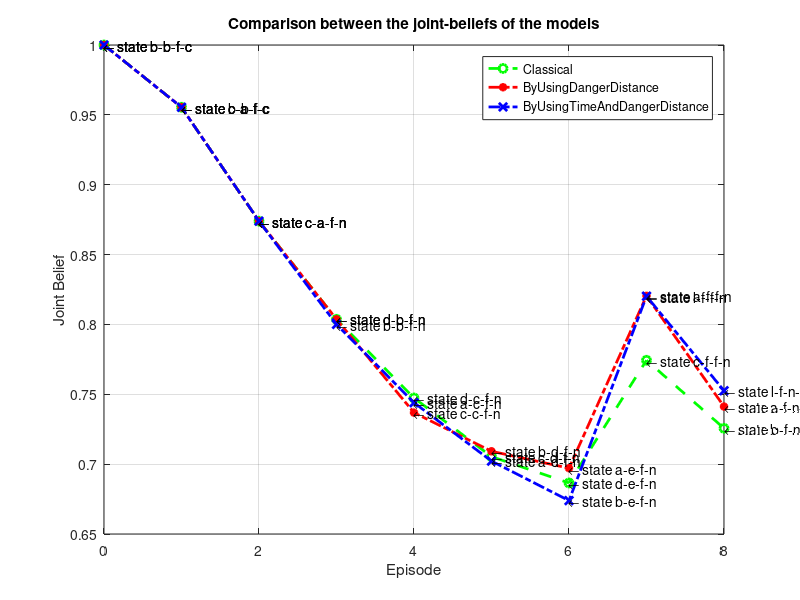
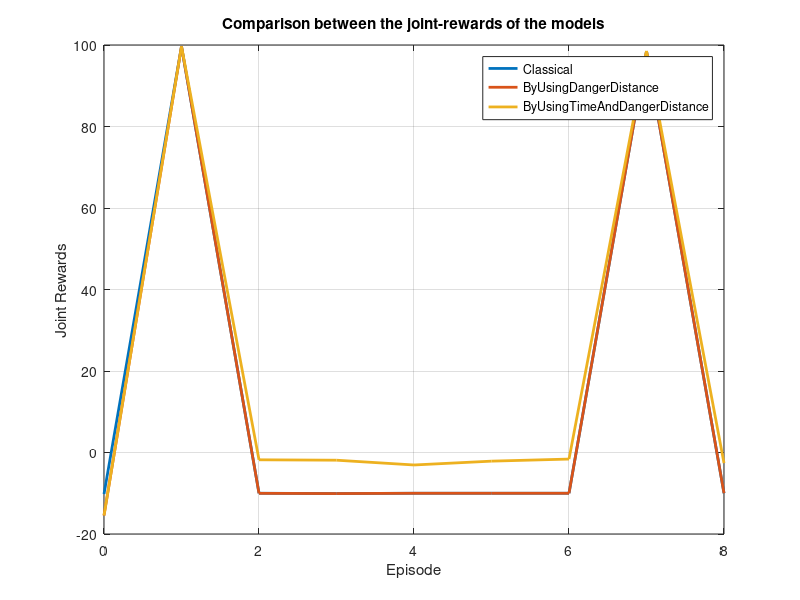
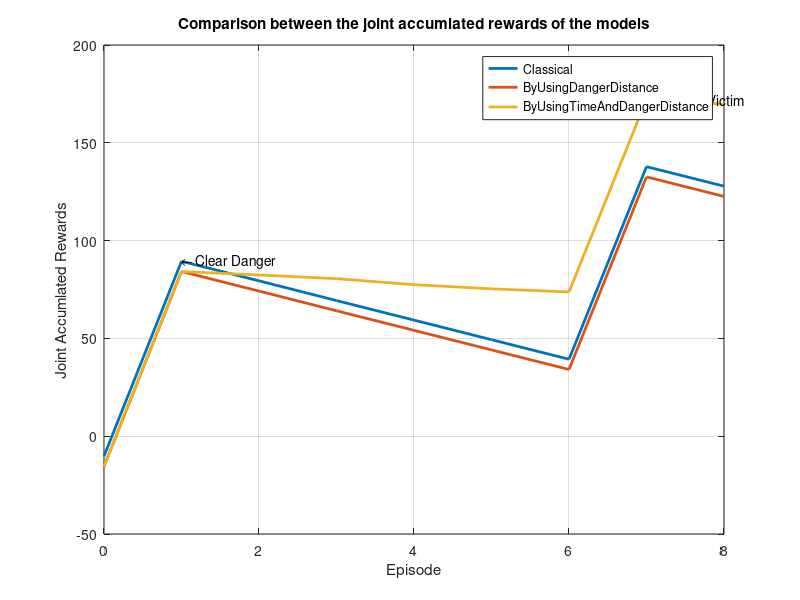
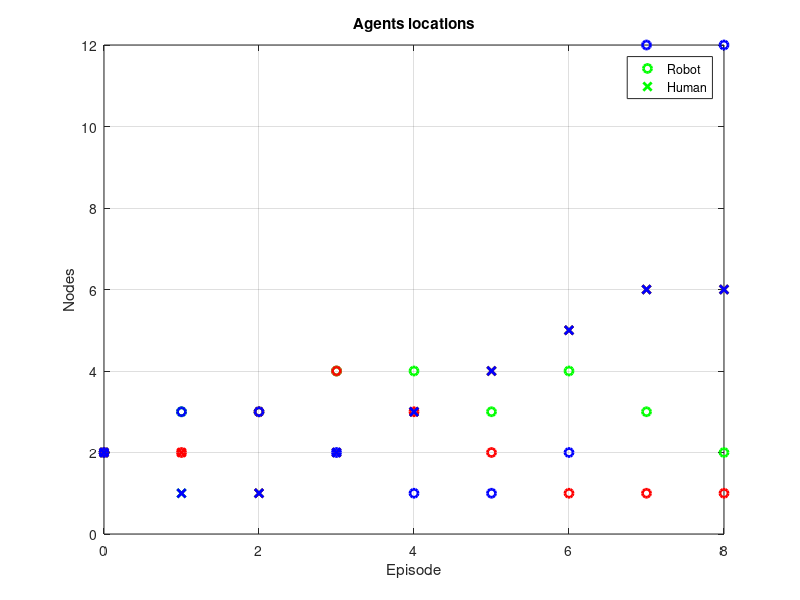

Write MATLAB code to recreate these figures, in order.
%----------------------Plot the joint beliefs----------------
%v3_3
Episode = [0 1 2 3 4 5 6 7 8]; 
Joint_Belief1=[1 0.955433 0.873915 0.803682 0.747376 0.705382 0.686528 0.774354 0.725652];
Joint_Rewards1=[-10.1956 99.6207 -10.0005 -10.078 -10.0005 -10.0002 -10.0002 98.4628 -10.0001];
accumlativeRewards1 = [-10.1956 89.425 79.425 69.347 59.346 49.346 39.346 137.81 127.81];

%using danger v1 
Joint_Belief2=[1 0.955433 0.873915 0.803682 0.736859 0.709205 0.697104 0.820446 0.74123];
Joint_Rewards2=[-15.4508 99.6629 -10.0171 -10.0772 -10.0028 -10.0021 -10.0007 98.463 -10.0003];
accumlativeRewards2= [-15.4508 84.212 74.195 64.118 54.115 44.113 34.112 132.58 122.57];

%using time and danger (with no priority of objectives) FASTparameters_v1 
Joint_Belief3=[1 0.955433 0.873915 0.800016 0.744006 0.702186 0.673901 0.820215 0.752565];
Joint_Rewards3=[-15.4508 99.6629 -1.79078 -1.88905 -3.06117 -2.12133 -1.61236 98.5476 -2.61171];
accumlativeRewards3 = [-15.4508 84.212 82.421 80.532 77.471 75.350 73.737 172.29 169.67];

figure 
h= plot(Episode,Joint_Belief1, '--go',Episode,Joint_Belief2,'-.r*',Episode,Joint_Belief3,'-.xb');
set (h, 'LineWidth', 2);
%plot(JointRewards1,':');
legend('Classical','ByUsingDangerDistance','ByUsingTimeAndDangerDistance');
grid on
title('Comparison between the joint-beliefs of the models')
xlabel('Episode');
ylabel('Joint Belief');

%----representing states for model 1---------------
state00 = '\leftarrow state b-b-f-c';
text(0,1,state00)

state01 = '\leftarrow state c-a-f-c';
text(1,0.955433,state01)

state02 = '\leftarrow state c-a-f-n';
text(2,0.873915,state02)

state03 = '\leftarrow state d-b-f-n';
text(3,0.803682,state03)

state04 = '\leftarrow state d-c-f-n';
text(4,0.747376,state04)

state05 = '\leftarrow state c-d-f-n';
text(5,0.705382,state05)

state06 = '\leftarrow state d-e-f-n';
text(6,0.686528,state06)

state07 = '\leftarrow state c-f-f-n';
text(7,0.774354,state07)

state08 = '\leftarrow state b-f-n-n';
text(8,0.725652,state08)

%----representing states for model 2---------------

state10 = '\leftarrow state b-b-f-c';
text(0,1,state10)

state11 = '\leftarrow state b-b-f-c';
text(1,0.955433,state11)

state12 = '\leftarrow state c-a-f-n';
text(2,0.873915,state12)

state13 = '\leftarrow state d-b-f-n';
text(3,0.803682,state13)

state14 = '\leftarrow state c-c-f-n';
text(4,0.736859,state14)

state15 = '\leftarrow state b-d-f-n';
text(5,0.709205,state15)

state16 = '\leftarrow state a-e-f-n';
text(6,0.697104,state16)

state17 = '\leftarrow state a-f-f-n';
text(7,0.820446,state17)

state18 = '\leftarrow state a-f-n-n';
text(8,0.74123,state18)

%----representing states for model 3---------------
state20 = '\leftarrow state b-b-f-c';
text(0,1,state20)

state21 = '\leftarrow state c-a-f-c';
text(1,0.955433,state21)

state22 = '\leftarrow state c-a-f-n';
text(2,0.873915,state22)

state23 = '\leftarrow state b-b-f-n';
text(3,0.800016,state23)

state24 = '\leftarrow state a-c-f-n';
text(4,0.744006,state24)

state25 = '\leftarrow state a-d-f-n';
text(5,0.702186,state25)

state26 = '\leftarrow state b-e-f-n';
text(6,0.673901,state26)

state27 = '\leftarrow state l-f-f-n';
text(7,0.820215,state27)

state28 = '\leftarrow state l-f-n-n';
text(8,0.752565,state28)
%----------------plot the rewards----------------

figure 
x= [0 1 2 3 4 5 6 7 8];
y= [-10.1956 -15.4508 -15.4508; 99.6207 99.6629 99.6629; -10.0005 -10.0171 -1.79078; -10.078 -10.0772 -1.88905; -10.0005 -10.0028 -3.06117; -10.0002 -10.0021 -2.12133; -10.0002 -10.0007 -1.61236;98.4628 98.463 98.5476; -10.0001 -10.0003  -2.61171];

c=plot(x,y);
set(c,'LineWidth',2);
legend('Classical','ByUsingDangerDistance','ByUsingTimeAndDangerDistance');
grid on
title('Comparison between the joint-rewards of the models')
xlabel('Episode');
ylabel('Joint Rewards');

%----------------plot the accumlative rewards --------

figure 
x1= [0 1 2 3 4 5 6 7 8];
y1= [-10.1956 -15.4508 -15.4508; 89.425 84.212 84.212; 79.425 74.195 82.421; 69.347 64.118 80.532; 59.346 54.115 77.471; 49.346 44.113 75.350; 39.346 34.112 73.737; 137.81 132.58 172.29; 127.81 122.57 169.67];

c1=plot(x1,y1);
set(c1,'LineWidth',2);
legend('Classical','ByUsingDangerDistance','ByUsingTimeAndDangerDistance');
grid on
title('Comparison between the joint accumlated rewards of the models')
xlabel('Episode');
ylabel('Joint Accumlated Rewards');

clearDanger = '\leftarrow Clear Danger';
text(1,89.425,clearDanger)

extractvictim = '\leftarrow Extract Victim';
text(7,172.29,extractvictim)

%----------------plot of agents location -----------------
%********version classical *************************************
%position agent 1 
x=[0 1 2 3 4 5 6 7 8]
y=[2 3 3 4 4 3 4 3 2]
%position agent 2
x1=[0 1 2 3 4 5 6 7 8]
y1=[2 1 1 2 3 4 5 6 6]
%**********version using danger function ************************

%position of agent 1
a = [0 1 2 3 4 5 6 7 8]; 
b =[ 2 2 3 4 3 2 1 1 1];

% position of agent 2 
a1 = [0 1 2 3 4 5 6 7 8]; 
b1 = [2 2 1 2 3 4 5 6 6];
%******version using time and danger distance (FAST)**************
% position of agent 1 
k = [0 1 2 3 4 5 6 7 8]; 
l = [2 3 3 2 1 1 2 12 12];

% position of agent 2 
k1 = [0 1 2 3 4 5 6 7 8]; 
l1 = [2 1 1 2 3 4 5 6 6];

figure
p=plot(x,y,'go',x1,y1,'gx',a,b,'ro',a1,b1,'rx',k,l,'bo',k1,l1,'bx');
set(p,'LineWidth',2);

legend('Robot','Human');

grid on
title('Agents locations')
xlabel('Episode');
ylabel('Nodes');












